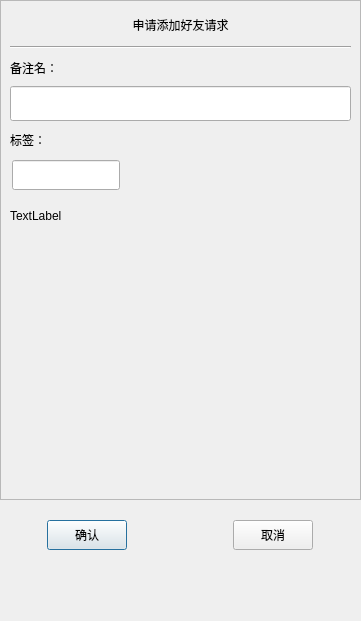
<?xml version="1.0" encoding="UTF-8"?>
<ui version="4.0">
 <class>AuthenFriend</class>
 <widget class="QDialog" name="AuthenFriend">
  <property name="geometry">
   <rect>
    <x>0</x>
    <y>0</y>
    <width>361</width>
    <height>621</height>
   </rect>
  </property>
  <property name="minimumSize">
   <size>
    <width>361</width>
    <height>621</height>
   </size>
  </property>
  <property name="maximumSize">
   <size>
    <width>361</width>
    <height>621</height>
   </size>
  </property>
  <property name="windowTitle">
   <string>Dialog</string>
  </property>
  <layout class="QVBoxLayout" name="verticalLayout">
   <property name="spacing">
    <number>0</number>
   </property>
   <property name="leftMargin">
    <number>0</number>
   </property>
   <property name="topMargin">
    <number>0</number>
   </property>
   <property name="rightMargin">
    <number>0</number>
   </property>
   <property name="bottomMargin">
    <number>0</number>
   </property>
   <item>
    <widget class="QScrollArea" name="scrollArea">
     <property name="minimumSize">
      <size>
       <width>0</width>
       <height>500</height>
      </size>
     </property>
     <property name="widgetResizable">
      <bool>true</bool>
     </property>
     <widget class="QWidget" name="scrollContent">
      <property name="geometry">
       <rect>
        <x>0</x>
        <y>0</y>
        <width>359</width>
        <height>498</height>
       </rect>
      </property>
      <layout class="QVBoxLayout" name="verticalLayout_2">
       <property name="spacing">
        <number>0</number>
       </property>
       <property name="leftMargin">
        <number>0</number>
       </property>
       <property name="topMargin">
        <number>11</number>
       </property>
       <property name="rightMargin">
        <number>0</number>
       </property>
       <property name="bottomMargin">
        <number>11</number>
       </property>
       <item>
        <widget class="QLabel" name="apply_label">
         <property name="minimumSize">
          <size>
           <width>0</width>
           <height>25</height>
          </size>
         </property>
         <property name="maximumSize">
          <size>
           <width>16777215</width>
           <height>25</height>
          </size>
         </property>
         <property name="text">
          <string>申请添加好友请求</string>
         </property>
         <property name="alignment">
          <set>Qt::AlignmentFlag::AlignCenter</set>
         </property>
        </widget>
       </item>
       <item>
        <widget class="QWidget" name="apply_wid" native="true">
         <layout class="QVBoxLayout" name="verticalLayout_3">
          <item>
           <widget class="Line" name="line">
            <property name="orientation">
             <enum>Qt::Orientation::Horizontal</enum>
            </property>
           </widget>
          </item>
          <item>
           <widget class="QLabel" name="label_2">
            <property name="minimumSize">
             <size>
              <width>0</width>
              <height>25</height>
             </size>
            </property>
            <property name="maximumSize">
             <size>
              <width>16777215</width>
              <height>25</height>
             </size>
            </property>
            <property name="text">
             <string>备注名：</string>
            </property>
           </widget>
          </item>
          <item>
           <widget class="CustomizeEdit" name="back_edit">
            <property name="minimumSize">
             <size>
              <width>0</width>
              <height>35</height>
             </size>
            </property>
            <property name="maximumSize">
             <size>
              <width>16777215</width>
              <height>35</height>
             </size>
            </property>
           </widget>
          </item>
          <item>
           <widget class="QLabel" name="label_3">
            <property name="minimumSize">
             <size>
              <width>0</width>
              <height>25</height>
             </size>
            </property>
            <property name="maximumSize">
             <size>
              <width>16777215</width>
              <height>25</height>
             </size>
            </property>
            <property name="text">
             <string>标签：</string>
            </property>
           </widget>
          </item>
          <item>
           <widget class="QWidget" name="label_group_wid" native="true">
            <property name="minimumSize">
             <size>
              <width>0</width>
              <height>50</height>
             </size>
            </property>
            <layout class="QVBoxLayout" name="verticalLayout_4">
             <property name="spacing">
              <number>0</number>
             </property>
             <property name="leftMargin">
              <number>0</number>
             </property>
             <property name="topMargin">
              <number>0</number>
             </property>
             <property name="rightMargin">
              <number>0</number>
             </property>
             <property name="bottomMargin">
              <number>0</number>
             </property>
             <item>
              <widget class="QWidget" name="grid_wid" native="true">
               <property name="minimumSize">
                <size>
                 <width>0</width>
                 <height>40</height>
                </size>
               </property>
               <property name="maximumSize">
                <size>
                 <width>16777215</width>
                 <height>40</height>
                </size>
               </property>
               <widget class="CustomizeEdit" name="label_edit">
                <property name="geometry">
                 <rect>
                  <x>2</x>
                  <y>2</y>
                  <width>108</width>
                  <height>30</height>
                 </rect>
                </property>
                <property name="maximumSize">
                 <size>
                  <width>16777215</width>
                  <height>30</height>
                 </size>
                </property>
               </widget>
              </widget>
             </item>
             <item>
              <widget class="QWidget" name="input_tip_wid" native="true">
               <property name="minimumSize">
                <size>
                 <width>0</width>
                 <height>35</height>
                </size>
               </property>
               <property name="maximumSize">
                <size>
                 <width>16777215</width>
                 <height>35</height>
                </size>
               </property>
               <layout class="QVBoxLayout" name="verticalLayout_5">
                <property name="spacing">
                 <number>0</number>
                </property>
                <property name="leftMargin">
                 <number>0</number>
                </property>
                <property name="topMargin">
                 <number>0</number>
                </property>
                <property name="rightMargin">
                 <number>0</number>
                </property>
                <property name="bottomMargin">
                 <number>0</number>
                </property>
                <item>
                 <widget class="ClickedOnceLabel" name="tip_label">
                  <property name="text">
                   <string>TextLabel</string>
                  </property>
                 </widget>
                </item>
               </layout>
              </widget>
             </item>
            </layout>
           </widget>
          </item>
         </layout>
        </widget>
       </item>
       <item>
        <widget class="QWidget" name="widget_2" native="true">
         <property name="minimumSize">
          <size>
           <width>0</width>
           <height>60</height>
          </size>
         </property>
         <layout class="QHBoxLayout" name="horizontalLayout_2">
          <property name="spacing">
           <number>7</number>
          </property>
          <property name="leftMargin">
           <number>0</number>
          </property>
          <property name="topMargin">
           <number>0</number>
          </property>
          <property name="rightMargin">
           <number>0</number>
          </property>
          <property name="bottomMargin">
           <number>0</number>
          </property>
          <item>
           <widget class="QWidget" name="label_list" native="true">
            <property name="minimumSize">
             <size>
              <width>287</width>
              <height>50</height>
             </size>
            </property>
            <property name="maximumSize">
             <size>
              <width>287</width>
              <height>16777215</height>
             </size>
            </property>
           </widget>
          </item>
          <item>
           <widget class="QWidget" name="more_label_wid" native="true">
            <property name="sizePolicy">
             <sizepolicy hsizetype="Preferred" vsizetype="Preferred">
              <horstretch>0</horstretch>
              <verstretch>0</verstretch>
             </sizepolicy>
            </property>
            <property name="maximumSize">
             <size>
              <width>35</width>
              <height>16777215</height>
             </size>
            </property>
            <layout class="QVBoxLayout">
             <property name="spacing">
              <number>0</number>
             </property>
             <property name="leftMargin">
              <number>0</number>
             </property>
             <property name="topMargin">
              <number>0</number>
             </property>
             <property name="rightMargin">
              <number>0</number>
             </property>
             <property name="bottomMargin">
              <number>0</number>
             </property>
             <item>
              <spacer name="verticalSpacer_3">
               <property name="orientation">
                <enum>Qt::Orientation::Vertical</enum>
               </property>
               <property name="sizeHint" stdset="0">
                <size>
                 <width>20</width>
                 <height>40</height>
                </size>
               </property>
              </spacer>
             </item>
             <item>
              <widget class="ClickedOnceLabel" name="more_label">
               <property name="minimumSize">
                <size>
                 <width>25</width>
                 <height>25</height>
                </size>
               </property>
               <property name="maximumSize">
                <size>
                 <width>25</width>
                 <height>25</height>
                </size>
               </property>
               <property name="text">
                <string/>
               </property>
               <property name="alignment">
                <set>Qt::AlignmentFlag::AlignLeading|Qt::AlignmentFlag::AlignLeft|Qt::AlignmentFlag::AlignVCenter</set>
               </property>
              </widget>
             </item>
             <item>
              <spacer name="verticalSpacer_4">
               <property name="orientation">
                <enum>Qt::Orientation::Vertical</enum>
               </property>
               <property name="sizeHint" stdset="0">
                <size>
                 <width>20</width>
                 <height>40</height>
                </size>
               </property>
              </spacer>
             </item>
            </layout>
           </widget>
          </item>
         </layout>
        </widget>
       </item>
      </layout>
     </widget>
    </widget>
   </item>
   <item>
    <spacer name="verticalSpacer">
     <property name="orientation">
      <enum>Qt::Orientation::Vertical</enum>
     </property>
     <property name="sizeType">
      <enum>QSizePolicy::Policy::Fixed</enum>
     </property>
     <property name="sizeHint" stdset="0">
      <size>
       <width>20</width>
       <height>10</height>
      </size>
     </property>
    </spacer>
   </item>
   <item>
    <widget class="QWidget" name="apply_sure_wid" native="true">
     <property name="minimumSize">
      <size>
       <width>0</width>
       <height>50</height>
      </size>
     </property>
     <layout class="QHBoxLayout" name="horizontalLayout">
      <item>
       <spacer name="horizontalSpacer_2">
        <property name="orientation">
         <enum>Qt::Orientation::Horizontal</enum>
        </property>
        <property name="sizeHint" stdset="0">
         <size>
          <width>40</width>
          <height>20</height>
         </size>
        </property>
       </spacer>
      </item>
      <item>
       <widget class="ClickedBtn" name="sure_btn">
        <property name="minimumSize">
         <size>
          <width>80</width>
          <height>30</height>
         </size>
        </property>
        <property name="maximumSize">
         <size>
          <width>80</width>
          <height>30</height>
         </size>
        </property>
        <property name="text">
         <string>确认</string>
        </property>
       </widget>
      </item>
      <item>
       <spacer name="horizontalSpacer">
        <property name="orientation">
         <enum>Qt::Orientation::Horizontal</enum>
        </property>
        <property name="sizeType">
         <enum>QSizePolicy::Policy::Fixed</enum>
        </property>
        <property name="sizeHint" stdset="0">
         <size>
          <width>100</width>
          <height>20</height>
         </size>
        </property>
       </spacer>
      </item>
      <item>
       <widget class="ClickedBtn" name="cancel_btn">
        <property name="minimumSize">
         <size>
          <width>80</width>
          <height>30</height>
         </size>
        </property>
        <property name="maximumSize">
         <size>
          <width>80</width>
          <height>30</height>
         </size>
        </property>
        <property name="text">
         <string>取消</string>
        </property>
       </widget>
      </item>
      <item>
       <spacer name="horizontalSpacer_3">
        <property name="orientation">
         <enum>Qt::Orientation::Horizontal</enum>
        </property>
        <property name="sizeHint" stdset="0">
         <size>
          <width>40</width>
          <height>20</height>
         </size>
        </property>
       </spacer>
      </item>
     </layout>
    </widget>
   </item>
   <item>
    <spacer name="verticalSpacer_2">
     <property name="orientation">
      <enum>Qt::Orientation::Vertical</enum>
     </property>
     <property name="sizeHint" stdset="0">
      <size>
       <width>20</width>
       <height>55</height>
      </size>
     </property>
    </spacer>
   </item>
  </layout>
 </widget>
 <customwidgets>
  <customwidget>
   <class>ClickedBtn</class>
   <extends>QPushButton</extends>
   <header location="global">clickedbtn.h</header>
  </customwidget>
  <customwidget>
   <class>CustomizeEdit</class>
   <extends>QLineEdit</extends>
   <header location="global">customizeedit.h</header>
  </customwidget>
  <customwidget>
   <class>ClickedOnceLabel</class>
   <extends>QLabel</extends>
   <header location="global">clickedoncelabel.h</header>
  </customwidget>
 </customwidgets>
 <resources/>
 <connections/>
</ui>
